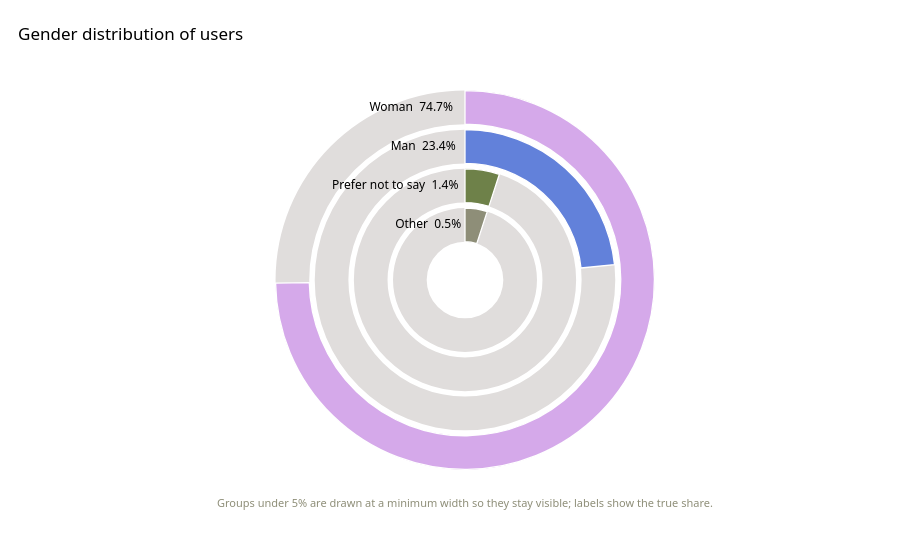

Notebook cell for this chart:
### Markdown cell above
### 2.1 Gender

### Code cell
# Gender as a radial ("race track") bar chart: each category is a concentric ring,
# colour carries identity. The larger groups keep their true share as arc length;
# groups below MIN_FRAC are floored to that minimum width so they stay visible
# instead of vanishing to slivers -- labels always carry the true share.
GENDER_COLORS = {                       # explicit per-group colours (not by rank)
    'Woman': COLORES['ameba'],          # purple
    'Man': COLORES['agua'],             # blue
    'Prefer not to say': COLORES['arbol'],
    'Other': COLORES['madera'],
}
MIN_FRAC = 0.05                          # smallest arc a group can have (5% of circle)
H = 0.86                                 # radial thickness of each ring
gender = df['Gender'].value_counts()
gender.index = [en(GENDER_EN, k) for k in gender.index]   # English labels
gpct = gender / gender.sum() * 100
n = len(gender)

fig = go.Figure()
lab_r, lab_t, lab_txt = [], [], []
for i, (label, p) in enumerate(gpct.items()):
    R = n - i                            # outer ring = largest group
    frac = max(p / 100, MIN_FRAC)        # true share for big groups, floored for small
    fig.add_barpolar(r=[H], base=[R - H / 2], theta=[180], width=[360],   # full track
                     marker=dict(color=GRID), showlegend=False, hoverinfo="skip")
    fig.add_barpolar(r=[H], base=[R - H / 2], theta=[frac * 180], width=[frac * 360],
                     marker=dict(color=GENDER_COLORS.get(label, NEUTRAL),
                                 line=dict(color=SURFACE, width=1.3)),
                     showlegend=False,
                     hovertemplate=f"{label}<br>{p:.1f}%<extra></extra>")   # value arc
    lab_r.append(R); lab_t.append(-4); lab_txt.append(f"{label}  {p:.1f}%")

fig.add_scatterpolar(r=lab_r, theta=lab_t, mode="text", text=lab_txt,
                     textposition="middle left", textfont=dict(size=12, color=INK),
                     showlegend=False, hoverinfo="skip")
fig.update_layout(
    title="Gender distribution of users",
    polar=dict(hole=0.08, bgcolor=SURFACE,
               radialaxis=dict(range=[0, n + 0.7], showticklabels=False, showgrid=False,
                               showline=False, ticks=""),
               angularaxis=dict(rotation=90, direction="clockwise", showticklabels=False,
                                showgrid=False, showline=False, ticks="")),
    height=560, margin=dict(t=80, b=80))
fig.add_annotation(x=0.5, y=-0.08, xref="paper", yref="paper", showarrow=False,
    text="Groups under 5% are drawn at a minimum width so they stay visible; labels show the true share.",
    font=dict(size=11, color=MUTED))
fig.show()

# What does "Otro" actually mean? Surface the free-text each respondent typed.
otro_detail = df.loc[df['Gender'] == 'Otro', 'Gender_other'].dropna()
print(f"'Otro' breakdown ({len(otro_detail)} of {len(df)} users):")
for text in otro_detail:
    print(f"  - {text!r}")

### Figure 1 — Plotly figure (JSON) as saved in the notebook; plotly's stock layout.template omitted (floating-point values rounded to 4 significant figures)
{"data": [{"base": [3.57], "hoverinfo": "skip", "marker": {"color": "#E0DDDC"}, "r": [0.86], "showlegend": false, "theta": [180], "type": "barpolar", "width": [360]}, {"base": [3.57], "hovertemplate": "Woman<br>74.7%<extra></extra>", "marker": {"color": "#D5A9EA", "line": {"color": "white", "width": 1.3}}, "r": [0.86], "showlegend": false, "theta": [134.5], "type": "barpolar", "width": [269.0]}, {"base": [2.57], "hoverinfo": "skip", "marker": {"color": "#E0DDDC"}, "r": [0.86], "showlegend": false, "theta": [180], "type": "barpolar", "width": [360]}, {"base": [2.57], "hovertemplate": "Man<br>23.4%<extra></extra>", "marker": {"color": "#6281DA", "line": {"color": "white", "width": 1.3}}, "r": [0.86], "showlegend": false, "theta": [42.05], "type": "barpolar", "width": [84.1]}, {"base": [1.57], "hoverinfo": "skip", "marker": {"color": "#E0DDDC"}, "r": [0.86], "showlegend": false, "theta": [180], "type": "barpolar", "width": [360]}, {"base": [1.57], "hovertemplate": "Prefer not to say<br>1.4%<extra></extra>", "marker": {"color": "#6E8149", "line": {"color": "white", "width": 1.3}}, "r": [0.86], "showlegend": false, "theta": [9], "type": "barpolar", "width": [18]}, {"base": [0.57], "hoverinfo": "skip", "marker": {"color": "#E0DDDC"}, "r": [0.86], "showlegend": false, "theta": [180], "type": "barpolar", "width": [360]}, {"base": [0.57], "hovertemplate": "Other<br>0.5%<extra></extra>", "marker": {"color": "#8E8E78", "line": {"color": "white", "width": 1.3}}, "r": [0.86], "showlegend": false, "theta": [9], "type": "barpolar", "width": [18]}, {"hoverinfo": "skip", "mode": "text", "r": [4, 3, 2, 1], "showlegend": false, "text": ["Woman  74.7%", "Man  23.4%", "Prefer not to say  1.4%", "Other  0.5%"], "textfont": {"color": "#000000", "size": 12}, "textposition": "middle left", "theta": [-4, -4, -4, -4], "type": "scatterpolar"}], "layout": {"annotations": [{"font": {"color": "#8E8E78", "size": 11}, "showarrow": false, "text": "Groups under 5% are drawn at a minimum width so they stay visible; labels show the true share.", "x": 0.5, "xref": "paper", "y": -0.08, "yref": "paper"}], "height": 560, "margin": {"b": 80, "t": 80}, "polar": {"angularaxis": {"direction": "clockwise", "rotation": 90, "showgrid": false, "showline": false, "showticklabels": false, "ticks": ""}, "bgcolor": "white", "hole": 0.08, "radialaxis": {"range": [0, 4.7], "showgrid": false, "showline": false, "showticklabels": false, "ticks": ""}}, "title": {"text": "Gender distribution of users"}}}
